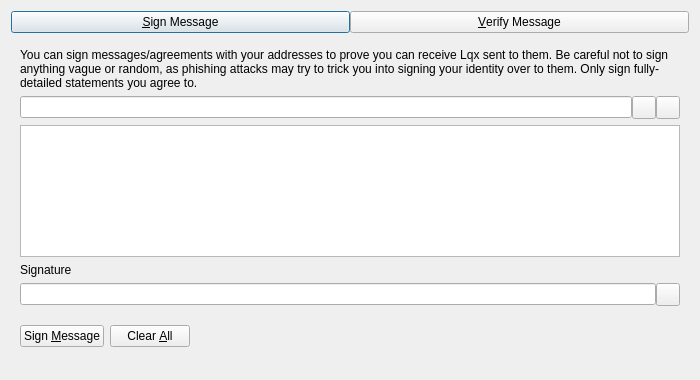
<?xml version="1.0" encoding="UTF-8"?>
<ui version="4.0">
 <class>SignVerifyMessageDialog</class>
 <widget class="QDialog" name="SignVerifyMessageDialog">
  <property name="geometry">
   <rect>
    <x>0</x>
    <y>0</y>
    <width>700</width>
    <height>380</height>
   </rect>
  </property>
  <property name="windowTitle">
   <string>Signatures - Sign / Verify a Message</string>
  </property>
  <property name="modal">
   <bool>true</bool>
  </property>
  <layout class="QVBoxLayout" name="verticalLayout">
   <item>
    <layout class="QHBoxLayout" name="horizontalLayout_Buttons_2">
     <property name="spacing">
      <number>0</number>
     </property>
     <property name="topMargin">
      <number>0</number>
     </property>
     <item>
      <widget class="QPushButton" name="btnSignMessage">
       <property name="text">
        <string>&amp;Sign Message</string>
       </property>
       <property name="checkable">
        <bool>true</bool>
       </property>
      </widget>
     </item>
     <item>
      <widget class="QPushButton" name="btnVerifyMessage">
       <property name="text">
        <string>&amp;Verify Message</string>
       </property>
       <property name="checkable">
        <bool>true</bool>
       </property>
      </widget>
     </item>
    </layout>
   </item>
   <item>
    <widget class="QStackedWidget" name="stackedWidgetSig">
     <property name="minimumSize">
      <size>
       <width>0</width>
       <height>0</height>
      </size>
     </property>
     <property name="currentIndex">
      <number>0</number>
     </property>
     <widget class="QWidget" name="pageSignMessage">
      <layout class="QVBoxLayout" name="verticalLayout_SM">
       <item>
        <widget class="QLabel" name="infoLabel_SM">
         <property name="text">
          <string>You can sign messages/agreements with your addresses to prove you can receive Lqx sent to them. Be careful not to sign anything vague or random, as phishing attacks may try to trick you into signing your identity over to them. Only sign fully-detailed statements you agree to.</string>
         </property>
         <property name="textFormat">
          <enum>Qt::PlainText</enum>
         </property>
         <property name="wordWrap">
          <bool>true</bool>
         </property>
        </widget>
       </item>
       <item>
        <layout class="QHBoxLayout" name="horizontalLayout_1_SM">
         <property name="spacing">
          <number>0</number>
         </property>
         <item>
          <widget class="QValidatedLineEdit" name="addressIn_SM">
           <property name="toolTip">
            <string>The Dash address to sign the message with</string>
           </property>
          </widget>
         </item>
         <item>
          <widget class="QToolButton" name="addressBookButton_SM">
           <property name="toolTip">
            <string>Choose previously used address</string>
           </property>
           <property name="text">
            <string/>
           </property>
           <property name="shortcut">
            <string>Alt+A</string>
           </property>
          </widget>
         </item>
         <item>
          <widget class="QToolButton" name="pasteButton_SM">
           <property name="toolTip">
            <string>Paste address from clipboard</string>
           </property>
           <property name="text">
            <string/>
           </property>
           <property name="shortcut">
            <string>Alt+P</string>
           </property>
          </widget>
         </item>
        </layout>
       </item>
       <item>
        <widget class="QPlainTextEdit" name="messageIn_SM">
         <property name="toolTip">
          <string>Enter the message you want to sign here</string>
         </property>
        </widget>
       </item>
       <item>
        <widget class="QLabel" name="signatureLabel_SM">
         <property name="text">
          <string>Signature</string>
         </property>
         <property name="textFormat">
          <enum>Qt::PlainText</enum>
         </property>
        </widget>
       </item>
       <item>
        <layout class="QHBoxLayout" name="horizontalLayout_2_SM">
         <property name="spacing">
          <number>0</number>
         </property>
         <item>
          <widget class="QLineEdit" name="signatureOut_SM">
           <property name="readOnly">
            <bool>true</bool>
           </property>
          </widget>
         </item>
         <item>
          <widget class="QToolButton" name="copySignatureButton_SM">
           <property name="toolTip">
            <string>Copy the current signature to the system clipboard</string>
           </property>
           <property name="text">
            <string/>
           </property>
          </widget>
         </item>
        </layout>
       </item>
       <item>
        <layout class="QHBoxLayout" name="horizontalLayout_3_SM">
         <item>
          <widget class="QPushButton" name="signMessageButton_SM">
           <property name="toolTip">
            <string>Sign the message to prove you own this Lqx address</string>
           </property>
           <property name="text">
            <string>Sign &amp;Message</string>
           </property>
           <property name="autoDefault">
            <bool>false</bool>
           </property>
          </widget>
         </item>
         <item>
          <widget class="QPushButton" name="clearButton_SM">
           <property name="toolTip">
            <string>Reset all sign message fields</string>
           </property>
           <property name="text">
            <string>Clear &amp;All</string>
           </property>
           <property name="autoDefault">
            <bool>false</bool>
           </property>
          </widget>
         </item>
         <item>
          <spacer name="horizontalSpacer_1_SM">
           <property name="orientation">
            <enum>Qt::Horizontal</enum>
           </property>
           <property name="sizeHint" stdset="0">
            <size>
             <width>40</width>
             <height>48</height>
            </size>
           </property>
          </spacer>
         </item>
         <item>
          <widget class="QLabel" name="statusLabel_SM">
           <property name="text">
            <string/>
           </property>
           <property name="wordWrap">
            <bool>true</bool>
           </property>
          </widget>
         </item>
         <item>
          <spacer name="horizontalSpacer_2_SM">
           <property name="orientation">
            <enum>Qt::Horizontal</enum>
           </property>
           <property name="sizeHint" stdset="0">
            <size>
             <width>40</width>
             <height>48</height>
            </size>
           </property>
          </spacer>
         </item>
        </layout>
       </item>
      </layout>
     </widget>
     <widget class="QWidget" name="pageVerifyMessage">
      <layout class="QVBoxLayout" name="verticalLayout_VM">
       <item>
        <widget class="QLabel" name="infoLabel_VM">
         <property name="text">
          <string>Enter the receiver's address, message (ensure you copy line breaks, spaces, tabs, etc. exactly) and signature below to verify the message. Be careful not to read more into the signature than what is in the signed message itself, to avoid being tricked by a man-in-the-middle attack. Note that this only proves the signing party receives with the address, it cannot prove sendership of any transaction!</string>
         </property>
         <property name="textFormat">
          <enum>Qt::PlainText</enum>
         </property>
         <property name="alignment">
          <set>Qt::AlignLeading|Qt::AlignLeft|Qt::AlignTop</set>
         </property>
         <property name="wordWrap">
          <bool>true</bool>
         </property>
        </widget>
       </item>
       <item>
        <layout class="QHBoxLayout" name="horizontalLayout_1_VM">
         <property name="spacing">
          <number>0</number>
         </property>
         <item>
          <widget class="QValidatedLineEdit" name="addressIn_VM">
           <property name="toolTip">
            <string>The Lqx address the message was signed with</string>
           </property>
          </widget>
         </item>
         <item>
          <widget class="QToolButton" name="addressBookButton_VM">
           <property name="toolTip">
            <string>Choose previously used address</string>
           </property>
           <property name="text">
            <string/>
           </property>
           <property name="shortcut">
            <string>Alt+A</string>
           </property>
          </widget>
         </item>
        </layout>
       </item>
       <item>
        <widget class="QPlainTextEdit" name="messageIn_VM"/>
       </item>
       <item>
        <widget class="QValidatedLineEdit" name="signatureIn_VM"/>
       </item>
       <item>
        <layout class="QHBoxLayout" name="horizontalLayout_2_VM">
         <item>
          <widget class="QPushButton" name="verifyMessageButton_VM">
           <property name="toolTip">
            <string>Verify the message to ensure it was signed with the specified Lqx address</string>
           </property>
           <property name="text">
            <string>Verify &amp;Message</string>
           </property>
           <property name="autoDefault">
            <bool>false</bool>
           </property>
          </widget>
         </item>
         <item>
          <widget class="QPushButton" name="clearButton_VM">
           <property name="toolTip">
            <string>Reset all verify message fields</string>
           </property>
           <property name="text">
            <string>Clear &amp;All</string>
           </property>
           <property name="autoDefault">
            <bool>false</bool>
           </property>
          </widget>
         </item>
         <item>
          <spacer name="horizontalSpacer_1_VM">
           <property name="orientation">
            <enum>Qt::Horizontal</enum>
           </property>
           <property name="sizeHint" stdset="0">
            <size>
             <width>40</width>
             <height>48</height>
            </size>
           </property>
          </spacer>
         </item>
         <item>
          <widget class="QLabel" name="statusLabel_VM">
           <property name="text">
            <string/>
           </property>
           <property name="wordWrap">
            <bool>true</bool>
           </property>
          </widget>
         </item>
         <item>
          <spacer name="horizontalSpacer_2_VM">
           <property name="orientation">
            <enum>Qt::Horizontal</enum>
           </property>
           <property name="sizeHint" stdset="0">
            <size>
             <width>40</width>
             <height>48</height>
            </size>
           </property>
          </spacer>
         </item>
        </layout>
       </item>
      </layout>
     </widget>
    </widget>
   </item>
  </layout>
 </widget>
 <customwidgets>
  <customwidget>
   <class>QValidatedLineEdit</class>
   <extends>QLineEdit</extends>
   <header>qt/qvalidatedlineedit.h</header>
  </customwidget>
 </customwidgets>
 <resources>
  <include location="../dash.qrc"/>
 </resources>
 <connections/>
</ui>
